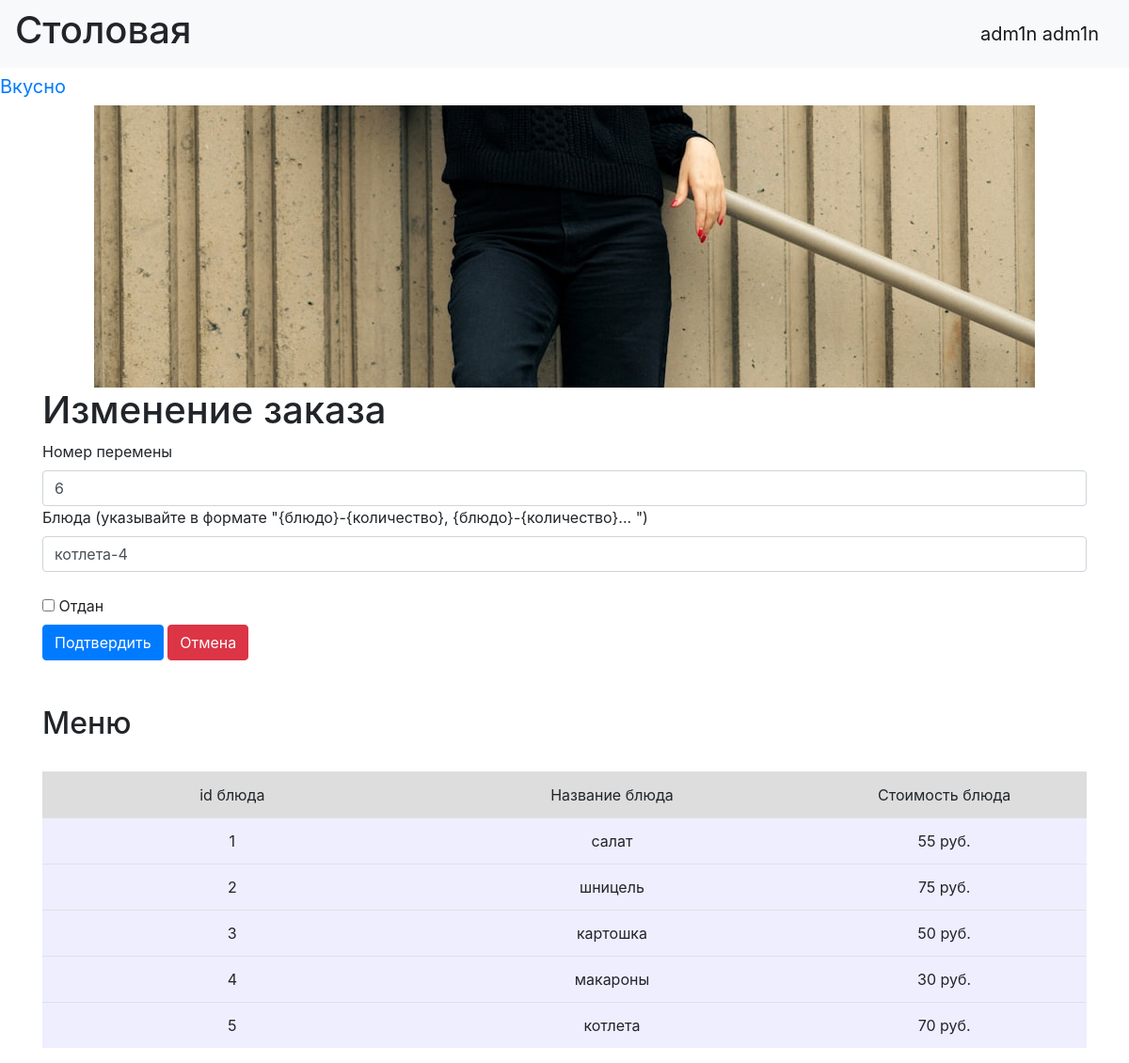
The page /orders/5 (signed in) on the database its author committed.
### data/users.py (models this page shows, shortened)
class User(SqlAlchemyBase, UserMixin, SerializerMixin):
    __tablename__ = 'users'
    id = sqlalchemy.Column(sqlalchemy.Integer, primary_key=True, autoincrement=True)
    name = sqlalchemy.Column(sqlalchemy.String)
    surname = sqlalchemy.Column(sqlalchemy.String)
    grade = sqlalchemy.Column(sqlalchemy.String)
    password = sqlalchemy.Column(sqlalchemy.String)
    admin = sqlalchemy.Column(sqlalchemy.Boolean, nullable=False, default=False)

### data/orders.py (models this page shows)
class PersonalOrder(SqlAlchemyBase, UserMixin, SerializerMixin):
    __tablename__ = 'orders'
    id = sqlalchemy.Column(sqlalchemy.Integer, primary_key=True, autoincrement=True)
    person = sqlalchemy.Column(sqlalchemy.Integer, sqlalchemy.ForeignKey("users.id"))
    meal = sqlalchemy.Column(sqlalchemy.String)
    pause = sqlalchemy.Column(sqlalchemy.Integer)  #номер перемены
    status = sqlalchemy.Column(sqlalchemy.Boolean, default=False)

### tables this page shows
CREATE TABLE menu (id INTEGER PRIMARY KEY AUTOINCREMENT, meal TEXT NOT NULL, cost INTEGER NOT NULL);

### main.py (the view, shortened to what this page needs)
@application.route('/orders/<int:unic_num>', methods=['GET', 'POST'])
@login_required
def order_edit(unic_num):
    form = NewOrderForm()
    if request.method == "GET":
        db_sess = db_session.create_session()
        orders = db_sess.query(PersonalOrder).filter(PersonalOrder.id == unic_num).first()
        if not orders or not current_user.admin:
            abort(404)
        form.meal.data = orders.meal
        form.pause.data = orders.pause
        form.status.data = orders.status
    return render_template('new_order.html', title='Изменение заказа', form=form, meals=menu,)

### forms/new_order.py
class NewOrderForm(FlaskForm):
    person = IntegerField('id')
    meal = StringField('Блюда (указывайте в формате "{блюдо}-{количество}, {блюдо}-{количество}... ")',
                       validators=[DataRequired()])
    pause = IntegerField('Номер перемены', validators=[DataRequired()])
    status = BooleanField('Отдан')
    submit = SubmitField('Подтвердить')

### data/db_session.py (called while the page is built)
def create_session() -> Session:
    global __factory
    return __factory()

### main.py (called while the page is built)
@login_manager.user_loader
def load_user(user_id):
    db_sess = db_session.create_session()
    return db_sess.get(User, user_id)

### templates/new_order.html (shortened to what this page needs)
{% extends "base.html" %}
{%block content %}
<h1>{{ title }}</h1>
<form action="" method="post">
        {{ form.pause.label }} <br>
        {{ form.pause(class="form-control", type="pause") }}
        {{ form.meal.label }} <br>
        {{ form.meal(class="form-control", type="meal") }}
    <br>
    {{ form.status() }} {{ form.status.label }}
    <br>
    {{ form.submit(type="submit", class="btn btn-primary") }}
        <a href="/" type="button" class="btn btn-danger">Отмена</a>
</form>
<br><br>
<h2>Меню</h2>
<br>
<div class="table_container">
    <table class="table">
        <tr class="my_row">
            <td class="title" width="200px" bgcolor="#dddddd" align="center">id блюда</td>
            <td class="title" width="200px" bgcolor="#dddddd" align="center">Название блюда</td>
            <td class="title" width="150px" bgcolor="#dddddd" align="center">Стоимость блюда</td>
        </tr>
        {% for meal in meals %}
        <tr class="my_row">
            <td class="ordinary" bgcolor="#eeeeff" align="center">{{ meal[0] }}</td>
            <td class="ordinary" bgcolor="#eeeeff" align="center">{{ meal[1] }}</td>
            <td class="ordinary" bgcolor="#eeeeff" align="center">{{ meal[2] }} руб.</td>
        </tr>
        {% endfor %}
    </table>
</div>
{% endblock %}

### templates/base.html (shortened to what this page needs)
<!DOCTYPE html>
<html lang="en">
<head>
    <link rel="stylesheet" href="https://stackpath.bootstrapcdn.com/bootstrap/4.4.1/css/bootstrap.min.css"
>
    <link rel="stylesheet" href="../static/css/style.css">
</head>
  <body>
    <header>
      <nav class="navbar navbar-light bg-light">
          <h1>Столовая</h1>
          {% if current_user.is_authenticated %}
            <a class="navbar-brand" href="/logout">{{ current_user.name }} {{ current_user.surname }}</a>
          {% else %}
            <a class="btn btn-primary " href="/register_user">Зарегистрировать ученика</a>
            <a class="btn btn-primary " href="/register_admin">Зарегистрировать админа</a>
            <a class="btn btn-success" href="/login">Войти</a>
          {% endif %}
      </nav>
        <a class="navbar-brand" href="#">Вкусно</a>
    </header>
    <center>
        <img src="../static/img/photo.jpg">
    </center>
    <main role="main" class="container">
        <link rel="stylesheet" href="../static/img/photo.jpg">
        {% block content %}{% endblock %}
    </main>
  </body>
</html>

### rows shown on the page
User: name "adm1n", surname "adm1n"
PersonalOrder: pause "6", meal "котлета-4"
menu: id "1", meal "салат", cost "55"
menu: id "2", meal "шницель", cost "75"
menu: id "3", meal "картошка", cost "50"
menu: id "4", meal "макароны", cost "30"
menu: id "5", meal "котлета", cost "70"

### other values the page prints
{{ title }} "Изменение заказа"
